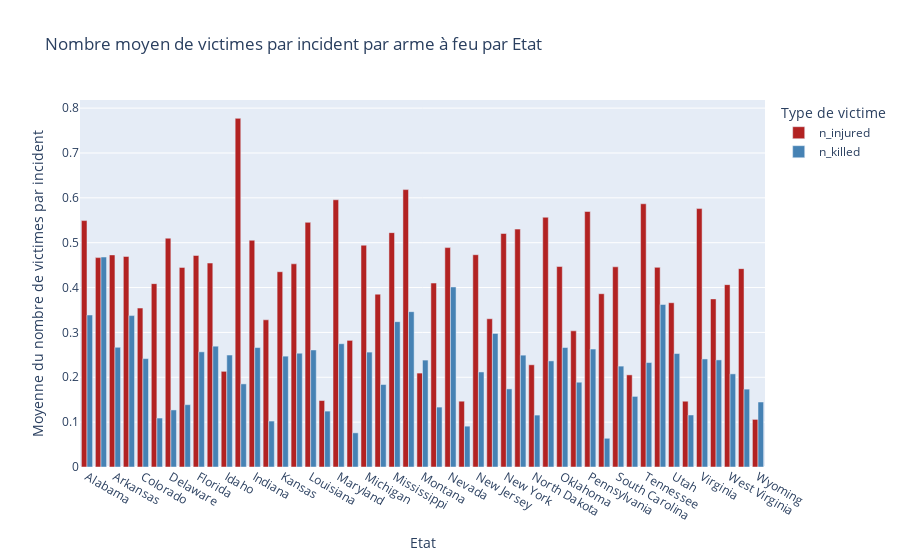

Here is the notebook cell this chart was saved with:
### Code cell
grouped_data6 = base_totale.groupby('state').agg({
    'n_injured': 'mean',
    'n_killed': 'mean'
}).reset_index()


fig6 = px.bar(
    grouped_data6,
    x=grouped_data6['state'],
    y=['n_injured', 'n_killed'],
    labels={"state": "Etat", "value": "Moyenne du nombre de victimes par incident", "variable": "Type de victime"},
    title="Nombre moyen de victimes par incident par arme à feu par Etat",
    color_discrete_map={"n_injured": "firebrick", "n_killed": "steelblue"},
)

fig6.update_layout(barmode='group')  # Display bars side by side

fig6.show()

### Figure 1 — Plotly figure (JSON) as saved in the notebook; plotly's stock layout.template omitted (floating-point values rounded to 4 significant figures)
{"data": [{"alignmentgroup": "True", "hovertemplate": "Type de victime=n_injured<br>Etat=%{x}<br>Moyenne du nombre de victimes par incident=%{y}<extra></extra>", "legendgroup": "n_injured", "marker": {"color": "firebrick", "pattern": {"shape": ""}}, "name": "n_injured", "offsetgroup": "n_injured", "orientation": "v", "showlegend": true, "textposition": "auto", "type": "bar", "x": ["Alabama", "Arizona", "Arkansas", "California", "Colorado", "Connecticut", "Delaware", "District of Columbia", "Florida", "Georgia", "Idaho", "Illinois", "Indiana", "Iowa", "Kansas", "Kentucky", "Louisiana", "Maine", "Maryland", "Massachusetts", "Michigan", "Minnesota", "Mississippi", "Missouri", "Montana", "Nebraska", "Nevada", "New Hampshire", "New Jersey", "New Mexico", "New York", "North Carolina", "North Dakota", "Ohio", "Oklahoma", "Oregon", "Pennsylvania", "Rhode Island", "South Carolina", "South Dakota", "Tennessee", "Texas", "Utah", "Vermont", "Virginia", "Washington", "West Virginia", "Wisconsin", "Wyoming"], "xaxis": "x", "y": [0.5493, 0.4668, 0.4728, 0.4693, 0.3543, 0.4088, 0.51, 0.4449, 0.4715, 0.4546, 0.2133, 0.7772, 0.5055, 0.3281, 0.4353, 0.4529, 0.5454, 0.1481, 0.5957, 0.2823, 0.4945, 0.3853, 0.5224, 0.6184, 0.2093, 0.41, 0.4891, 0.1467, 0.4732, 0.3304, 0.5205, 0.5303, 0.2278, 0.5567, 0.4469, 0.3036, 0.5695, 0.3863, 0.4463, 0.2054, 0.5868, 0.4451, 0.3662, 0.1466, 0.5761, 0.3747, 0.4065, 0.4422, 0.1061], "yaxis": "y"}, {"alignmentgroup": "True", "hovertemplate": "Type de victime=n_killed<br>Etat=%{x}<br>Moyenne du nombre de victimes par incident=%{y}<extra></extra>", "legendgroup": "n_killed", "marker": {"color": "steelblue", "pattern": {"shape": ""}}, "name": "n_killed", "offsetgroup": "n_killed", "orientation": "v", "showlegend": true, "textposition": "auto", "type": "bar", "x": ["Alabama", "Arizona", "Arkansas", "California", "Colorado", "Connecticut", "Delaware", "District of Columbia", "Florida", "Georgia", "Idaho", "Illinois", "Indiana", "Iowa", "Kansas", "Kentucky", "Louisiana", "Maine", "Maryland", "Massachusetts", "Michigan", "Minnesota", "Mississippi", "Missouri", "Montana", "Nebraska", "Nevada", "New Hampshire", "New Jersey", "New Mexico", "New York", "North Carolina", "North Dakota", "Ohio", "Oklahoma", "Oregon", "Pennsylvania", "Rhode Island", "South Carolina", "South Dakota", "Tennessee", "Texas", "Utah", "Vermont", "Virginia", "Washington", "West Virginia", "Wisconsin", "Wyoming"], "xaxis": "x", "y": [0.3389, 0.4681, 0.2669, 0.3375, 0.2416, 0.1091, 0.1272, 0.1389, 0.2567, 0.2693, 0.2496, 0.1853, 0.2663, 0.1024, 0.2471, 0.2536, 0.2609, 0.1246, 0.2748, 0.07614, 0.2561, 0.1839, 0.324, 0.3463, 0.2383, 0.1335, 0.4013, 0.09101, 0.2119, 0.2979, 0.1741, 0.2493, 0.1157, 0.2365, 0.2663, 0.189, 0.2629, 0.064, 0.2249, 0.1574, 0.2329, 0.3622, 0.2529, 0.116, 0.2408, 0.2387, 0.2076, 0.1736, 0.1449], "yaxis": "y"}], "layout": {"barmode": "group", "legend": {"title": {"text": "Type de victime"}, "tracegroupgap": 0}, "title": {"text": "Nombre moyen de victimes par incident par arme à feu par Etat"}, "xaxis": {"anchor": "y", "domain": [0, 1], "title": {"text": "Etat"}}, "yaxis": {"anchor": "x", "domain": [0, 1], "title": {"text": "Moyenne du nombre de victimes par incident"}}}}
